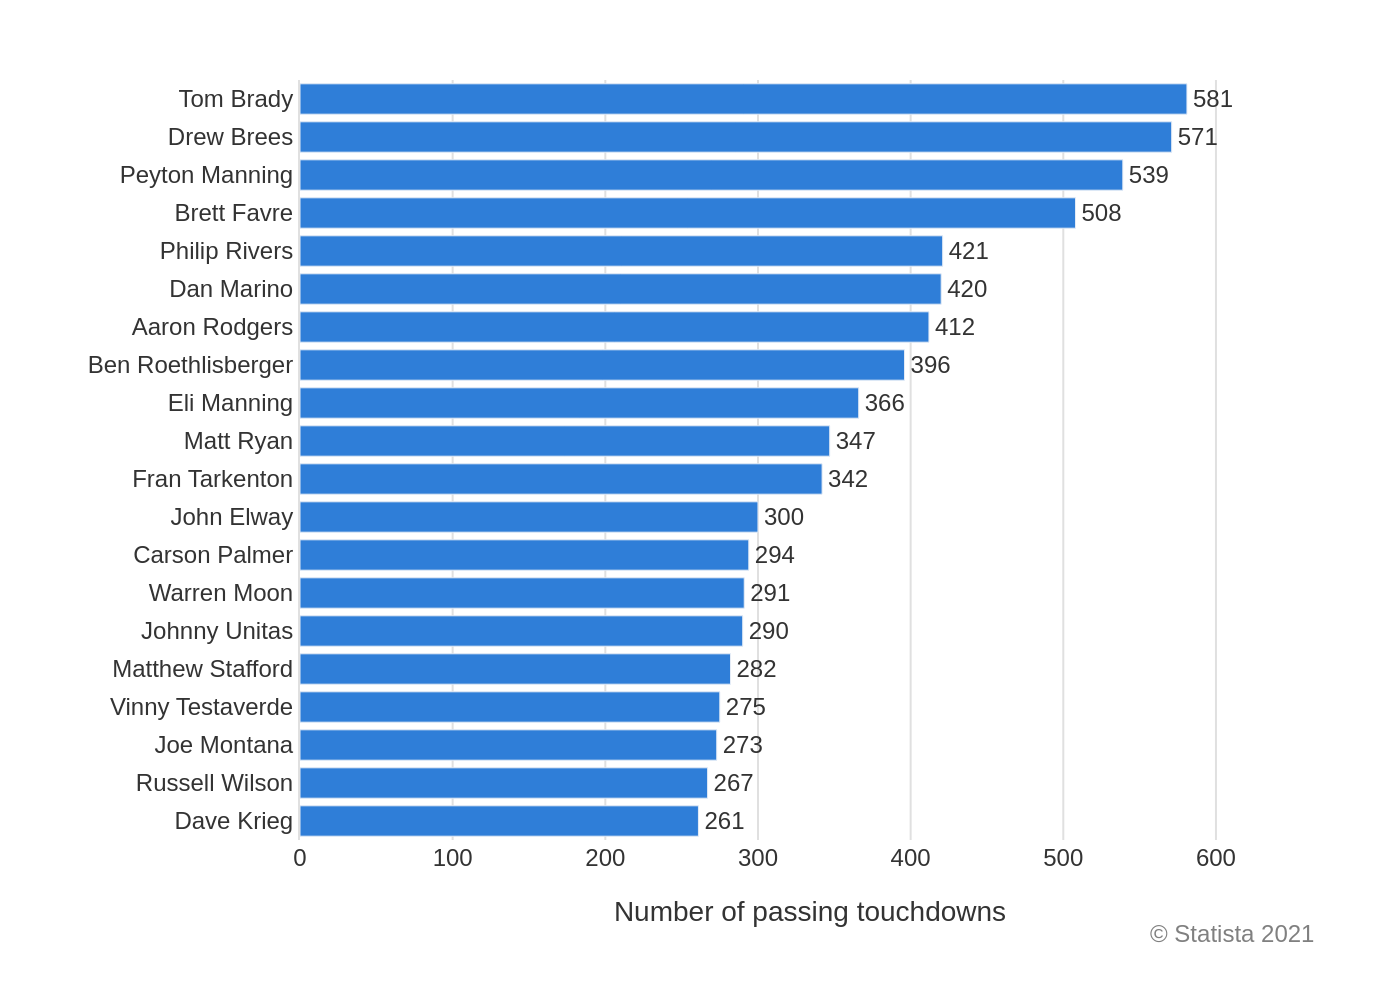

Reproduce this figure in Python.
import sys
import json
import os
import plotly.graph_objects as go

# This script requires a single command-line argument: the path to the JSON data file.
if len(sys.argv) != 2:
    print(f"Usage: python {os.path.basename(__file__)} <json_file_path>")
    sys.exit(1)

json_file_path = sys.argv[1]

# Ensure the JSON file exists before proceeding.
if not os.path.exists(json_file_path):
    print(f"Error: JSON file not found at '{json_file_path}'")
    sys.exit(1)

# Load all data and text from the specified JSON file.
try:
    with open(json_file_path, 'r', encoding='utf-8') as f:
        config = json.load(f)
except json.JSONDecodeError:
    print(f"Error: Invalid JSON format in '{json_file_path}'")
    sys.exit(1)

chart_data = config.get('chart_data', [])
texts = config.get('texts', {})
colors = config.get('colors', [])

# Prepare data for Plotly's bottom-up plotting order to match the visual (top-down).
categories = [d['category'] for d in chart_data]
values = [d['value'] for d in chart_data]
categories.reverse()
values.reverse()

# Create the figure object.
fig = go.Figure()

# Add the main bar trace.
fig.add_trace(go.Bar(
    y=categories,
    x=values,
    orientation='h',
    marker=dict(color=colors[0] if colors else '#2F7ED8'),
    text=[str(v) for v in values],
    textposition='outside',
    textfont=dict(family="Arial", size=12),
    cliponaxis=False # Prevent text from being clipped by the plot area
))

# Configure the layout, fonts, titles, and annotations.
fig.update_layout(
    font=dict(family="Arial", size=12, color='#333333'),
    plot_bgcolor='white',
    paper_bgcolor='white',
    showlegend=False,
    xaxis=dict(
        title=texts.get('x_axis_title'),
        showgrid=True,
        gridcolor='#e0e0e0',
        zeroline=False,
        range=[0, max(values) * 1.15] # Extend range to prevent text clipping
    ),
    yaxis=dict(
        showgrid=False,
        zeroline=False,
        ticks='',
        showline=True,
        linecolor='#e0e0e0'
    ),
    margin=dict(l=150, r=40, t=40, b=80), # Adjust margins for labels
    annotations=[
        dict(
            showarrow=False,
            xref='paper',
            yref='paper',
            x=1,
            y=-0.1,
            xanchor='right',
            yanchor='top',
            align='right',
            text=texts.get('source', ''),
            font=dict(family="Arial", size=12, color='grey')
        )
    ]
)

# Derive the output filename from the input JSON filename.
base_filename = os.path.splitext(os.path.basename(json_file_path))[0]
output_filename = f"{base_filename}.png"

# Write the generated chart to a PNG file with a high resolution.
fig.write_image(output_filename, scale=2)

print(f"Chart successfully generated and saved to '{output_filename}'")
